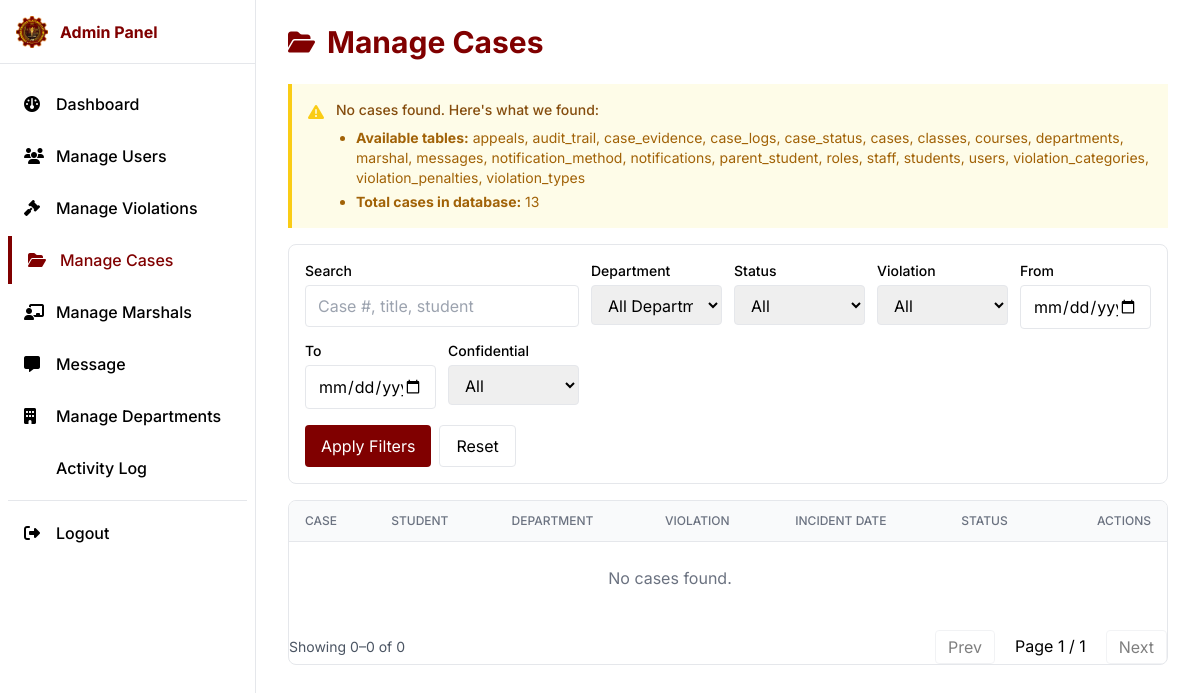
The page /pages/Admin/manage-cases.php on the database as committed earlier.
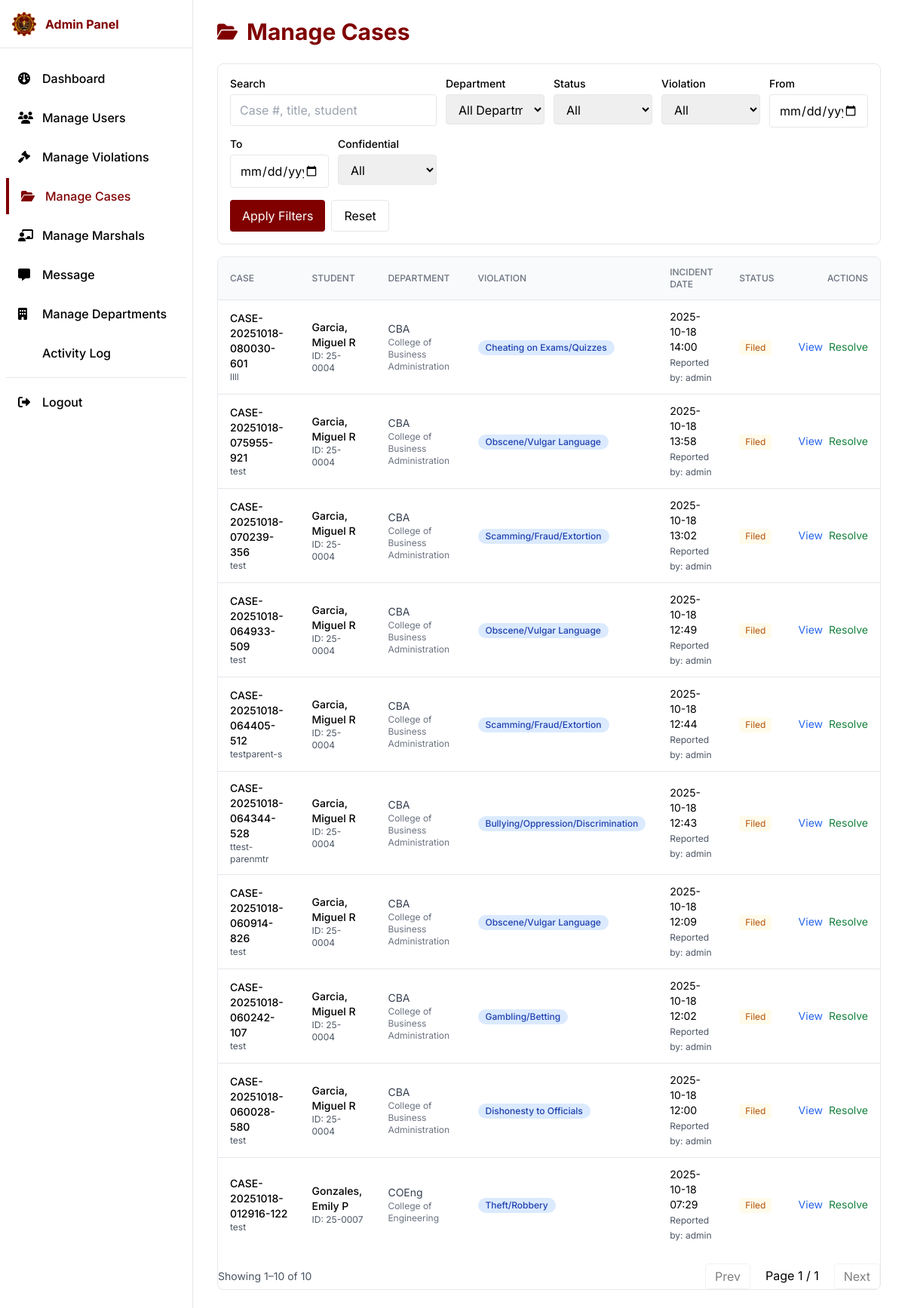
The same page on the database as committed later.
### tables this page shows
CREATE TABLE `cases` (
  `id` bigint(20) UNSIGNED NOT NULL,
  `case_number` varchar(50) NOT NULL,
  `student_id` bigint(20) UNSIGNED NOT NULL,
  `reported_by_marshal_id` bigint(20) UNSIGNED NOT NULL,
  `violation_type_id` int(10) UNSIGNED NOT NULL,
  `title` varchar(255) NOT NULL,
  `description` text DEFAULT NULL,
  `location` varchar(255) DEFAULT NULL,
  `incident_date` datetime NOT NULL,
  `status_id` tinyint(3) UNSIGNED NOT NULL DEFAULT 1,
  `resolution` text DEFAULT NULL,
  `resolution_date` datetime DEFAULT NULL,
  `is_confidential` tinyint(1) DEFAULT 0,
  `created_at` timestamp NOT NULL DEFAULT current_timestamp(),
  `updated_at` timestamp NULL DEFAULT NULL ON UPDATE current_timestamp()
);

CREATE TABLE `students` (
  `id` bigint(20) UNSIGNED NOT NULL,
  `student_number` varchar(20) NOT NULL,
  `user_id` bigint(20) UNSIGNED DEFAULT NULL,
  `first_name` varchar(100) NOT NULL,
  `middle_name` varchar(100) DEFAULT NULL,
  `last_name` varchar(100) NOT NULL,
  `suffix` varchar(20) DEFAULT NULL,
  `birthdate` date DEFAULT NULL,
  `sex` varchar(20) NOT NULL,
  `address` text DEFAULT NULL,
  `class_id` bigint(20) UNSIGNED DEFAULT NULL,
  `course_id` bigint(20) UNSIGNED DEFAULT NULL,
  `created_at` timestamp NOT NULL DEFAULT current_timestamp(),
  `updated_at` timestamp NULL DEFAULT NULL ON UPDATE current_timestamp()
);

CREATE TABLE `departments` (
  `id` bigint(20) UNSIGNED NOT NULL,
  `department_name` varchar(150) NOT NULL,
  `abbreviation` varchar(50) DEFAULT NULL,
  `created_at` timestamp NOT NULL DEFAULT current_timestamp()
);

CREATE TABLE `violation_types` (
  `id` int(10) UNSIGNED NOT NULL,
  `category_id` tinyint(3) UNSIGNED NOT NULL,
  `code` varchar(30) NOT NULL,
  `name` varchar(150) NOT NULL,
  `description` text DEFAULT NULL,
  `points` int(11) DEFAULT 0,
  `created_at` timestamp NOT NULL DEFAULT current_timestamp()
);

CREATE TABLE `users` (
  `id` bigint(20) UNSIGNED NOT NULL,
  `username` varchar(100) NOT NULL,
  `password_hash` varchar(255) NOT NULL,
  `email` varchar(150) DEFAULT NULL,
  `contact_number` varchar(30) DEFAULT NULL,
  `role_id` tinyint(3) UNSIGNED NOT NULL,
  `is_active` tinyint(1) NOT NULL DEFAULT 1,
  `last_login` datetime DEFAULT NULL,
  `created_at` timestamp NOT NULL DEFAULT current_timestamp(),
  `updated_at` timestamp NULL DEFAULT NULL ON UPDATE current_timestamp()
);

CREATE TABLE `case_status` (
  `id` tinyint(3) UNSIGNED NOT NULL,
  `name` varchar(50) NOT NULL,
  `description` varchar(255) DEFAULT NULL,
  `created_at` timestamp NOT NULL DEFAULT current_timestamp()
);

### pages/Admin/manage-cases.php (the view, shortened to what the changed rows need)
<?php
  require_once __DIR__ . '/../../database/database.php';
  $page = max(1, (int)($_GET['page'] ?? 1));
  $pageSize = 10;
  $offset = ($page - 1) * $pageSize;
  $where = [];
  $params = [];
  $whereSql = $where ? ('WHERE ' . implode(' AND ', $where)) : '';
  $countSql = "SELECT COUNT(*)
               FROM cases c
               JOIN students s ON s.id = c.student_id
               JOIN courses co ON co.id = s.course_id
               JOIN departments d ON d.id = co.department_id
               JOIN violation_types vt ON vt.id = c.violation_type_id
               JOIN case_status st ON st.id = c.status_id
               LEFT JOIN users rf ON rf.id = c.reported_by_marshal_id
               $whereSql";
  $stmt = $pdo->prepare($countSql);
  $stmt->execute($params);
  $total = (int)$stmt->fetchColumn();
  $totalPages = max(1, (int)ceil($total / $pageSize));
  $sql = "SELECT
            c.id, c.case_number, c.title, c.incident_date, c.is_confidential, c.status_id,
            CONCAT(s.last_name, ', ', s.first_name, IFNULL(CONCAT(' ', s.middle_name), ''), IF(s.suffix IS NOT NULL, CONCAT(' ', s.suffix), '')) AS student_name,
            s.student_number,
            vt.name AS violation_type,
            st.name AS status_name,
            rf.username AS r_username,
            d.department_name,
            d.abbreviation AS dept_abbr
          FROM cases c
          JOIN students s ON s.id = c.student_id
          JOIN courses co ON co.id = s.course_id
          JOIN departments d ON d.id = co.department_id
          JOIN violation_types vt ON vt.id = c.violation_type_id
          JOIN case_status st ON st.id = c.status_id
          LEFT JOIN users rf ON rf.id = c.reported_by_marshal_id
          $whereSql
          ORDER BY c.incident_date DESC
          LIMIT $pageSize OFFSET $offset";
  $stmt = $pdo->prepare($sql);
  $stmt->execute($params);
  $cases = $stmt->fetchAll(PDO::FETCH_ASSOC);
?>
<?php $pageTitle = 'Manage Cases - SDMS'; include_once __DIR__ . '/../../components/admin-head.php'; ?>
<div class="min-h-screen md:pl-64">
  <main class="px-4 md:px-8 py-6">
    <div class="max-w-7xl mx-auto">
      <div class="flex items-center gap-3 mb-6">
        <h1 class="text-2xl md:text-3xl font-bold text-primary">Manage Cases</h1>
      </div>
      <?php
      if (empty($cases)):
        $error_info = [];
        try {
          $tables = $pdo->query("SHOW TABLES")->fetchAll(PDO::FETCH_COLUMN);
          $error_info[] = "<strong>Available tables:</strong> " . (empty($tables) ? 'None' : implode(', ', $tables));
          if (in_array('cases', $tables)) {
            $caseCount = $pdo->query("SELECT COUNT(*) FROM cases")->fetchColumn();
            $error_info[] = "<strong>Total cases in database:</strong> $caseCount";
          } else {
            $error_info[] = "<strong>Error:</strong> 'cases' table does not exist in the database.";
          }
        } catch (PDOException $e) {
          $error_info[] = "<strong>Database Error:</strong> " . $e->getMessage();
        }
      ?>
      <div class="bg-yellow-50 border-l-4 border-yellow-400 p-4 mb-4">
        <div class="flex">
          <div class="flex-shrink-0">
            <i class="fas fa-exclamation-triangle text-yellow-400"></i>
          </div>
          <div class="ml-3">
            <h3 class="text-sm font-medium text-yellow-800">No cases found. Here's what we found:</h3>
            <div class="mt-2 text-sm text-yellow-700">
              <ul class="list-disc pl-5 space-y-1">
                <?php foreach ($error_info as $info): ?>
                  <li><?php echo $info; ?></li>
                <?php endforeach; ?>
              </ul>
            </div>
          </div>
        </div>
      </div>
      <?php endif; ?>
      <div class="bg-white border border-gray-200 rounded-lg overflow-hidden">
        <div class="overflow-x-auto">
        <table class="min-w-full divide-y divide-gray-200">
          <thead class="bg-gray-50">
            <tr>
              <th class="px-4 py-3 text-left text-xs font-medium text-gray-500 uppercase">Case</th>
              <th class="px-4 py-3 text-left text-xs font-medium text-gray-500 uppercase">Student</th>
              <th class="px-4 py-3 text-left text-xs font-medium text-gray-500 uppercase">Department</th>
              <th class="px-4 py-3 text-left text-xs font-medium text-gray-500 uppercase">Violation</th>
              <th class="px-4 py-3 text-left text-xs font-medium text-gray-500 uppercase">Incident Date</th>
              <th class="px-4 py-3 text-left text-xs font-medium text-gray-500 uppercase">Status</th>
              <th class="px-4 py-3 text-right text-xs font-medium text-gray-500 uppercase">Actions</th>
            </tr>
          </thead>
          <tbody class="divide-y divide-gray-200">
            <?php if (!$cases): ?>
              <tr><td colspan="6" class="px-4 py-6 text-center text-gray-500">No cases found.</td></tr>
            <?php else: ?>
              <?php foreach ($cases as $c): $isResolved = ((int)$c['status_id'] === 4); ?>
              <tr class="hover:bg-gray-50">
                <td class="px-4 py-3 text-sm">
                  <div class="font-medium text-dark flex items-center gap-2">
                    <span><?php echo htmlspecialchars($c['case_number']); ?></span>
                  </div>
                  <div class="text-xs text-gray-600"><?php echo htmlspecialchars($c['title']); ?></div>
                </td>
                <td class="px-4 py-3 text-sm">
                  <div class="text-dark font-medium"><?php echo htmlspecialchars($c['student_name']); ?></div>
                  <div class="text-xs text-gray-600">ID: <?php echo htmlspecialchars($c['student_number']); ?></div>
                </td>
                <td class="px-4 py-3 text-sm">
                  <span class="text-sm text-gray-700"><?php echo htmlspecialchars($c['dept_abbr'] ?? 'N/A'); ?></span>
                  <div class="text-xs text-gray-500"><?php echo htmlspecialchars($c['department_name'] ?? ''); ?></div>
                </td>
                <td class="px-4 py-3 text-sm">
                  <span class="inline-flex items-center px-2.5 py-0.5 rounded-full text-xs font-medium bg-blue-100 text-blue-800">
                    <?php echo htmlspecialchars($c['violation_type']); ?>
                  </span>
                </td>
                <td class="px-4 py-3 text-sm">
                  <?php echo htmlspecialchars(date('Y-m-d H:i', strtotime($c['incident_date']))); ?><br>
                  <span class="text-xs text-gray-600">Reported by: <?php echo htmlspecialchars($c['r_username'] ?? '—'); ?></span>
                </td>
                <td class="px-4 py-3 text-sm">
                  <span class="inline-flex items-center px-2 py-0.5 rounded text-xs <?php echo $isResolved ? 'bg-green-50 text-green-700' : 'bg-amber-50 text-amber-700'; ?>">
                    <?php echo htmlspecialchars($c['status_name']); ?>
                  </span>
                </td>
                <td class="px-4 py-3 text-sm text-right">
                  <div class="inline-flex gap-2">
                    <button class="text-blue-600 hover:underline" onclick='openCaseDetails(<?php echo json_encode([
                      'id' => (int)$c['id'],
                      'case_number' => $c['case_number'],
                      'title' => $c['title'],
                      'student' => $c['s_ln'] . ', ' . $c['s_fn'],
                      'student_number' => $c['student_number'],
                      'violation' => $c['v_name'] . ' (' . $c['v_code'] . ')',
                      'incident_date' => date('Y-m-d H:i', strtotime($c['incident_date'])),
                      'location' => $c['location'],
                      'description' => $c['description'],
                      'status' => $c['status_name'],
                      'is_confidential' => (bool)$c['is_confidential'],
                      'reported_by' => trim(($c['r_ln'] ?? '') . ', ' . ($c['r_fn'] ?? '')) ?: '—',
                      'resolution' => $c['resolution'],
                      'resolution_date' => $c['resolution_date'] ? date('Y-m-d H:i', strtotime($c['resolution_date'])) : null
                    ], JSON_HEX_TAG|JSON_HEX_APOS|JSON_HEX_AMP|JSON_HEX_QUOT); ?>)'>View</button>
                    <?php if (!$isResolved): ?>
                      <button class="text-green-700 hover:underline" onclick='openResolveModal(<?php echo json_encode([
                        'id' => (int)$c['id'],
                        'case_number' => $c['case_number'],
                        'title' => $c['title']
                      ], JSON_HEX_TAG|JSON_HEX_APOS|JSON_HEX_AMP|JSON_HEX_QUOT); ?>)'>Resolve</button>
                    <?php else: ?>
                      <span class="text-gray-400">—</span>
                    <?php endif; ?>
                  </div>
                </td>
              </tr>
              <?php endforeach; ?>
            <?php endif; ?>
          </tbody>
        </table>
      </div>
      <div class="mt-4 flex items-center justify-between">
        <div class="text-sm text-gray-600">Showing
          <?php
            $from = $total ? ($offset + 1) : 0;
            $to = min($offset + $pageSize, $total);
            echo $from . '–' . $to . ' of ' . $total;
          ?>
        </div>
        <div class="flex gap-2">
          <?php
            $baseParams = $_GET; unset($baseParams['page']);
            $baseUrl = basename($_SERVER['PHP_SELF']) . '?' . http_build_query($baseParams);
          ?>
          <a class="px-3 py-1 border rounded <?php echo $page<=1?'pointer-events-none opacity-50':''; ?>" href="<?php echo $baseUrl . ($page>1 ? ('&page=' . ($page-1)) : ''); ?>">Prev</a>
          <span class="px-3 py-1">Page <?php echo $page; ?> / <?php echo $totalPages; ?></span>
          <a class="px-3 py-1 border rounded <?php echo $page>=$totalPages?'pointer-events-none opacity-50':''; ?>" href="<?php echo $baseUrl . ($page<$totalPages ? ('&page=' . ($page+1)) : ''); ?>">Next</a>
        </div>
      </div>
    </div>
  </main>
</div>
<?php include_once __DIR__ . '/../../components/admin-footer.php'; ?>

Rows that differ between the two databases and show on the page:
now on this page (row edited): cases: case_number "CASE-20251018-080030-601", title "llll", student_name "Garcia, Miguel R", student.student_number "25-0004", departments.abbreviation "CBA", departments.department_name "College of Business Administration", violation_type.name "Cheating on Exams/Quizzes", incident_date "2025-10-18 14:00", users.username "admin", status.name "Filed"
now on this page (row edited): cases: case_number "CASE-20251018-075955-921", title "test", student_name "Garcia, Miguel R", student.student_number "25-0004", departments.abbreviation "CBA", departments.department_name "College of Business Administration", violation_type.name "Obscene/Vulgar Language", incident_date "2025-10-18 13:58", users.username "admin", status.name "Filed"
now on this page (row edited): cases: case_number "CASE-20251018-070239-356", title "test", student_name "Garcia, Miguel R", student.student_number "25-0004", departments.abbreviation "CBA", departments.department_name "College of Business Administration", violation_type.name "Scamming/Fraud/Extortion", incident_date "2025-10-18 13:02", users.username "admin", status.name "Filed"
now on this page (row edited): cases: case_number "CASE-20251018-064933-509", title "test", student_name "Garcia, Miguel R", student.student_number "25-0004", departments.abbreviation "CBA", departments.department_name "College of Business Administration", violation_type.name "Obscene/Vulgar Language", incident_date "2025-10-18 12:49", users.username "admin", status.name "Filed"
now on this page (row edited): cases: case_number "CASE-20251018-064405-512", title "testparent-s", student_name "Garcia, Miguel R", student.student_number "25-0004", departments.abbreviation "CBA", departments.department_name "College of Business Administration", violation_type.name "Scamming/Fraud/Extortion", incident_date "2025-10-18 12:44", users.username "admin", status.name "Filed"
now on this page (row edited): cases: case_number "CASE-20251018-064344-528", title "ttest-parenmtr", student_name "Garcia, Miguel R", student.student_number "25-0004", departments.abbreviation "CBA", departments.department_name "College of Business Administration", violation_type.name "Bullying/Oppression/Discrimination", incident_date "2025-10-18 12:43", users.username "admin", status.name "Filed"
now on this page (row edited): cases: case_number "CASE-20251018-060914-826", title "test", student_name "Garcia, Miguel R", student.student_number "25-0004", departments.abbreviation "CBA", departments.department_name "College of Business Administration", violation_type.name "Obscene/Vulgar Language", incident_date "2025-10-18 12:09", users.username "admin", status.name "Filed"
now on this page (row edited): cases: case_number "CASE-20251018-060242-107", title "test", student_name "Garcia, Miguel R", student.student_number "25-0004", departments.abbreviation "CBA", departments.department_name "College of Business Administration", violation_type.name "Gambling/Betting", incident_date "2025-10-18 12:02", users.username "admin", status.name "Filed"
now on this page (row edited): cases: case_number "CASE-20251018-060028-580", title "test", student_name "Garcia, Miguel R", student.student_number "25-0004", departments.abbreviation "CBA", departments.department_name "College of Business Administration", violation_type.name "Dishonesty to Officials", incident_date "2025-10-18 12:00", users.username "admin", status.name "Filed"
now on this page (row edited): cases: case_number "CASE-20251018-012916-122", title "test", student_name "Gonzales, Emily P", student.student_number "25-0007", departments.abbreviation "COEng", departments.department_name "College of Engineering", violation_type.name "Theft/Robbery", incident_date "2025-10-18 07:29", users.username "admin", status.name "Filed"
Other text that changed with them:
$from: "0" → "1"
$to: "0" → "10"
$total: "0" → "10"
text no longer shown: "No cases found. Here's what we found: No cases found."
list line gone: "Available tables: appeals, audit_trail, case_evidence, case_logs, case_status, cases, classes, courses, departments, marshal, messages, notification_method, notifications, parent_student, roles, staff, students, users, violation_categories, violation_penalties, violation_types"
list line gone: "Total cases in database: 13"
